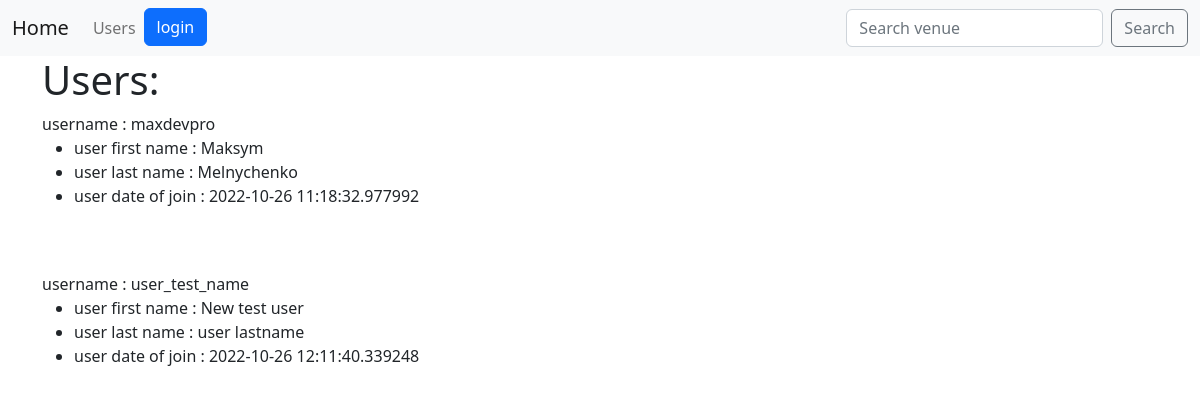
The app's page /user_list, older data.
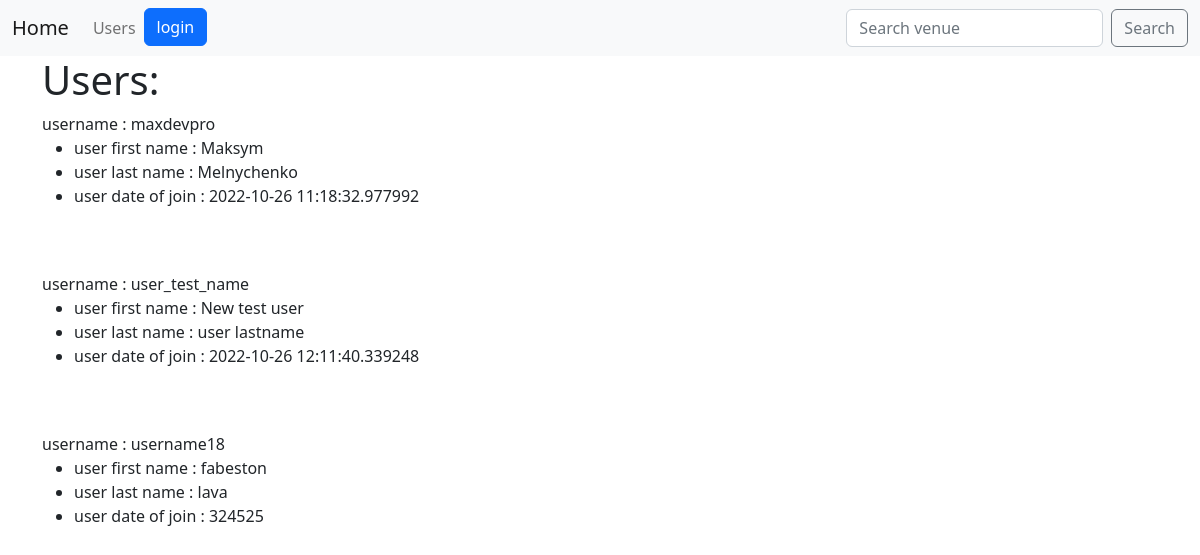
The same page, newer data.
### user_data/models.py (models this page shows, shortened)
class Users(models.Model):
    first_name = models.CharField('User first Name', max_length=120)
    last_name = models.CharField('User last Name', max_length=120)
    username = models.CharField('Username', max_length=120, blank=True)
    password = models.CharField('User password', max_length=20, blank=True)
    date_of_join = models.CharField(max_length=100)
    class Meta:
        db_table = "user_data_users"

### user_data/views.py (the view)
# urls.py: path('user_list', user_list, name='user_list'),
def user_list(request):
    users = Users.objects.all()
    context = {'users': users}
    return render(request, 'user_data/users.html', context)

### user_data/templates/user_data/users.html (shortened to what this page needs)
{% extends 'user_data/main.html' %}
{% block content %}
<h1>Users: </h1>
    {% for user_data in users %}
        username : {{ user_data.username }}
        <ul>
            <li>
                user first name : {{ user_data.first_name }}
            </li>
            <li>
                user last name : {{ user_data.last_name }}
            </li>
            <li>
                user date of join : {{ user_data.date_of_join }}
            </li>
        </ul>
<br><br>
    {% endfor %}
{% endblock %}

### user_data/templates/user_data/main.html (shortened to what this page needs)
<!doctype html>
<html lang="en">
  <head>
    <link href="https://cdn.jsdelivr.net/npm/bootstrap@5.2.2/dist/css/bootstrap.min.css" rel="stylesheet">
  </head>
  <body>
    {% include 'user_data/navbar.html' %}
    <div class="container">
      {% block content %}
      {% endblock %}
    </div>
  </body>
</html>

### user_data/templates/user_data/navbar.html (shortened to what this page needs)
<nav class="navbar navbar-expand-lg bg-light">
  <div class="container-fluid">
    <a class="navbar-brand" href="{% url 'home' %}">Home</a>
    <div class="collapse navbar-collapse" id="navbarSupportedContent">
      <ul class="navbar-nav me-auto mb-2 mb-lg-0">
        <li class="nav-item">
          <a class="nav-link" href="{% url 'user_list'%}">Users</a>
        </li>
        {% if user.is_authenticated %}
          <li class="nav-item">
            <a class="btn btn-danger" href="{% url 'logout_user' %}">logout</a>
          </li>
        {% else %}
          <li class="nav-item">
            <a class="btn btn-primary" href="{% url 'login_user' %}">login</a>
          </li>
        {% endif %}
      </ul>
      <form class="d-flex" role="search" method="post" action="">
        <input name="searched" class="form-control me-2" type="search" placeholder="Search venue" aria-label="Search">
        <button class="btn btn-outline-secondary" type="submit">Search</button>
      </form>
    </div>
  </div>
</nav>

Row changes from the older to the newer data that the page shows:
added Users: username "username18", first_name "fabeston", last_name "lava", date_of_join "324525"
